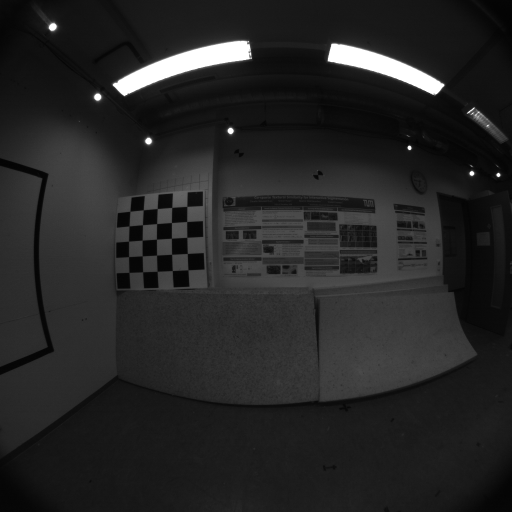
#> input picture opencv/python/t1.png, 512 x 512 px
$ python match_orb.py   (Python 2 division)   (older library calls are emulated)
#> lines starting #> are read from the running program, lines starting #| are printed output that depends on the picture; after the words box and inside, x2 and y2 are one past the last pixel; in counts of white or black regions, pixels touching at a corner belong together; pictures that were not available may be replaced by others from this repository, and a replacement may not be noted
# further information:
# * http://stackoverflow.com/questions/11114349/how-to-visualize-descriptor-matching-using-opencv-module-in-python
# * http://docs.opencv.org/doc/tutorials/features2d/feature_homography/feature_homography.html#feature-homography
# * http://stackoverflow.com/questions/9539473/opencv-orb-not-finding-matches-once-rotation-scale-invariances-are-introduced
# * OpenCV 2 Computer Vision Application Programming Cookbook, Chapter 9
import cv2
import scipy as sp
import numpy as np


ratio = 0.65

""" Clear matches for which NN ratio is > than threshold """
def filter_distance(matches):
    dist = [m.distance for m in matches]
    thres_dist = (sum(dist) / len(dist)) * ratio

    # keep only the reasonable matches
    sel_matches = [m for m in matches if m.distance < thres_dist]
    print '#selected matches:%d (out of %d)' % (len(sel_matches), len(matches))
    return sel_matches

""" keep only symmetric matches """
def filter_asymmetric(matches, matches2):
    sel_matches = []
    for match1 in matches:
        for match2 in matches2:
            if k_ftr[match1.queryIdx] == k_ftr[match2.trainIdx] and k_scene[match1.trainIdx] == k_scene[match2.queryIdx]:
                sel_matches.append(match1)
                break
    return sel_matches

# Todo: filter_ransac

def filter_matches(matches, matches2):
    matches = filter_distance(matches)
    matches2 = filter_distance(matches2)
    return filter_asymmetric(matches, matches2)


img1_path = "t1.png" # "e1.png"
img2_path = "t2.png" # "e2.png"

img_scene = cv2.imread(img1_path, cv2.CV_LOAD_IMAGE_GRAYSCALE)
#> img_scene is the input picture: shape (512, 512); min 3, max 255, mean 37.3
img_ftr = cv2.imread(img2_path, cv2.CV_LOAD_IMAGE_GRAYSCALE)
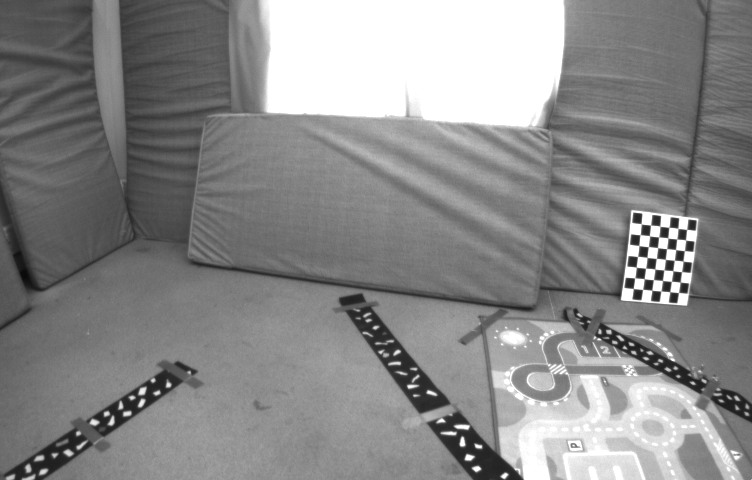
#> input picture opencv/python/e1.png, 752 x 480 px, given in place of t2.png, which was not available
#> img_ftr is the input picture: shape (480, 752); min 9, max 255, mean 136.4

detector = cv2.FeatureDetector_create("ORB") #SURF
descriptor = cv2.DescriptorExtractor_create("ORB") #BRIEF
matcher = cv2.DescriptorMatcher_create("BruteForce-Hamming") #FlannBased #BruteForce-Hamming

# detect keypoints
kp_scene = detector.detect(img_scene)
#> kp_scene = 500 keypoints; strongest (x, y, size): (470, 173, 31), (409, 146, 31), (473, 173, 31), (230, 132, 37.2)
kp_ftr = detector.detect(img_ftr)
#> kp_ftr = 500 keypoints; strongest (x, y, size): (655, 241, 64.3), (676, 275, 53.6), (647, 230, 64.3), (643, 249, 64.3)

print '#keypoints in image1: %d, image2: %d' % (len(kp_scene), len(kp_ftr))
#| #keypoints in image1: 500, image2: 500

# descriptors
k_scene, d_scene = descriptor.compute(img_scene, kp_scene)
#> k_scene has the same summary as kp_scene
k_ftr, d_ftr = descriptor.compute(img_ftr, kp_ftr)
#> k_ftr has the same summary as kp_ftr


print '#keypoints in image1: %d, image2: %d' % (len(d_scene), len(d_ftr))
#| #keypoints in image1: 500, image2: 500

# match the keypoints
matches = matcher.match(d_scene, d_ftr)
#> matches = 500 matches
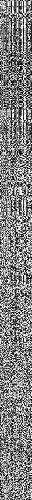
#> d_scene: shape (500, 32); min 0, max 255, mean 129
matches2 = matcher.match(d_ftr, d_scene)
#> matches2 = 500 matches
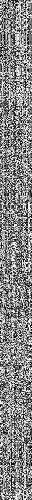
#> d_ftr: shape (500, 32); min 0, max 255, mean 133.4

# visualize the matches
print '#matches:', len(matches)
#| #matches: 500
dist = [m.distance for m in matches]
#> dist = 500 values, max 101 at index 494, min 22 at index 235, mean 71.63

print 'distance: min: %.3f' % min(dist)
#| distance: min: 22.000
print 'distance: mean: %.3f' % (sum(dist) / len(dist))
#| distance: mean: 71.632
print 'distance: max: %.3f' % max(dist)
#| distance: max: 101.000


""" filter matches """

sel_matches = filter_matches(matches,matches2)
#> in filter_distance, `thres_dist = (sum(dist) / len(dist)) * ratio`: thres_dist = 46.56
#> in filter_distance, `sel_matches = [m for m in matches if m.distance < thres_dist]`: sel_matches = 34 matches
#| #selected matches:34 (out of 500)
#> in filter_distance (call 2), `sel_matches = [m for m in matches if m.distance < thres_dist]`: sel_matches = 57 matches
#| #selected matches:57 (out of 500)
#> the loop in filter_asymmetric, `for match1 in matches:` made 34 passes
#> after the loop in filter_asymmetric, `for match1 in matches:`: sel_matches = 24 matches
#> sel_matches = 24 matches


""" localize object """

h_scene, w_scene = img_scene.shape[:2]
#> h_scene = 512; w_scene = 512
h_ftr, w_ftr = img_ftr.shape[:2]
#> h_ftr = 480; w_ftr = 752

ftr =[]
scene = []

for m in sel_matches:
    scene.append(k_scene[m.queryIdx].pt)
    ftr.append(k_ftr[m.trainIdx].pt)
#> this loop made 24 passes
#> after the loop, ftr = 24 items, first 6: (685, 232), (641, 247), (649, 259), (648, 267), (677, 247), (659, 292); scene = 24 items, first 6: (184.3, 218.9), (188.6, 234.7), (168.5, 236.2), (159.8, 237.6), (174.2, 224.6), (159.8, 205.9)

ftr = np.float32(ftr)
#> ftr = 24 rows, first 8: [685, 232], [641, 247], [649, 259], [648, 267], [677, 247], [659, 292], [668, 230], [675, 240]
scene = np.float32(scene)
#> scene = 24 rows, first 8: [184.3, 218.9], [188.6, 234.7], [168.5, 236.2], [159.8, 237.6], [174.2, 224.6], [159.8, 205.9], [182.9, 223.2], [145.4, 223.2]

homography, mask = cv2.findHomography(ftr, scene, cv2.RANSAC)
#> homography = [[-0.204, -0.123, 165.3], [-0.28, -0.165, 225.7], [-0.00124, -0.000735, 1]]; mask = 24 values, max 1 at index 6, min 0 at index 0, mean 0.25
ftr_corners = np.float32([[0, 0], [w_ftr, 0], [w_ftr, h_ftr], [0, h_ftr]]).reshape(1, -1, 2)
#> ftr_corners = [[0, 0], [752, 0], [752, 480], [0, 480]]
corners = np.int32( cv2.perspectiveTransform(ftr_corners, homography).reshape(-1, 2) )
#> corners = [[165, 225], [171, 223], [166, 225], [164, 226]]


""" visualization """

view = sp.zeros((max(h_scene, h_ftr), w_scene + w_ftr, 3), np.uint8)
view[:h_scene, :w_scene, 0] = img_scene
view[:h_ftr, w_scene:, 0] = img_ftr
view[:, :, 1] = view[:, :, 0]
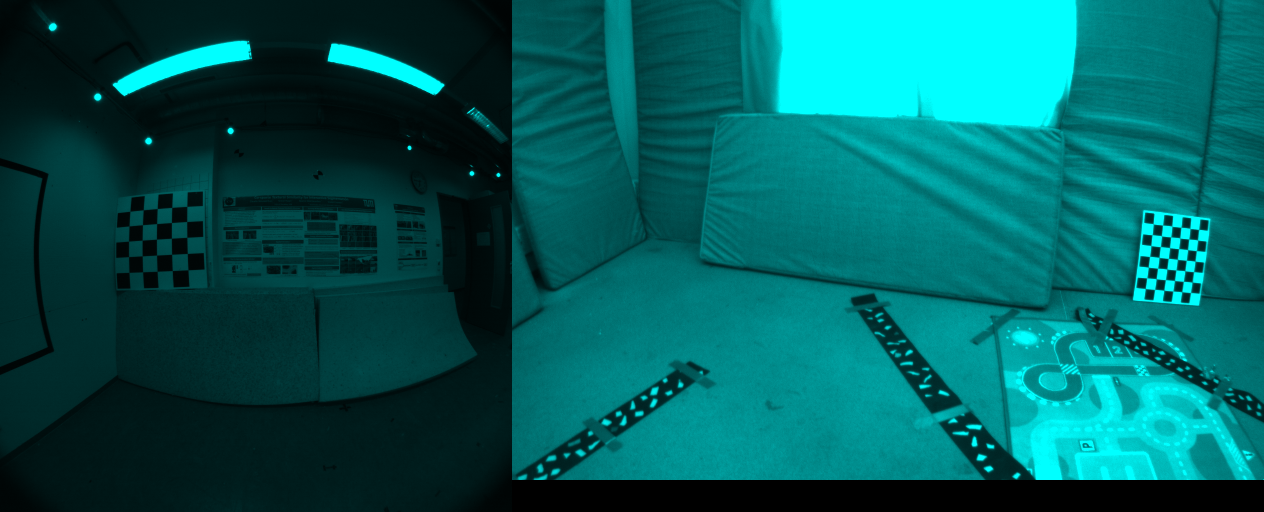
#> view: shape (512, 1264, 3); mean of channels 0, 1, 2 91.2, 91.2, 0; drawn as B, G, R
view[:, :, 2] = view[:, :, 0]
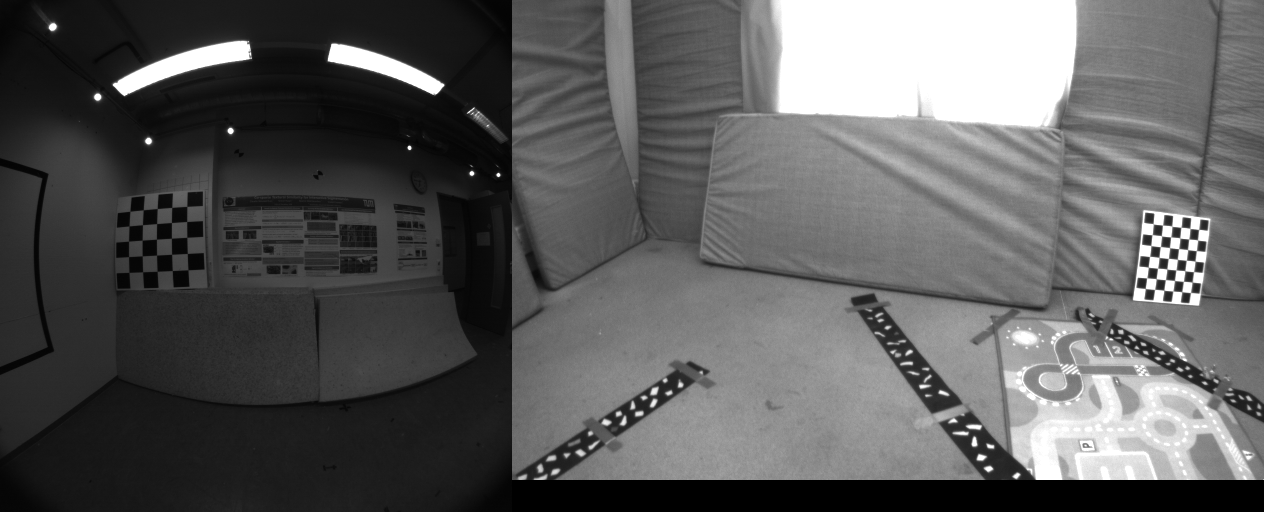
#> view: shape (512, 1264, 3); min 0, max 255, mean 91.2


for m in sel_matches:
    # draw the keypoints
    color = tuple([sp.random.randint(0, 255) for _ in xrange(3)])
    cv2.line(view, (int(k_scene[m.queryIdx].pt[0]), int(k_scene[m.queryIdx].pt[1])),
        (int(k_ftr[m.trainIdx].pt[0] + w_scene), int(k_ftr[m.trainIdx].pt[1])), color, 2)
#> this loop made 24 passes
#> color on passes 1 to 12: (172, 47, 117), (192, 67, 251), (195, 103, 9), (211, 21, 242), (36, 87, 70), (216, 88, 140), (58, 193, 230), (39, 87, 174), (88, 81, 165), (25, 77, 72), (9, 148, 115), (208, 243, 197)
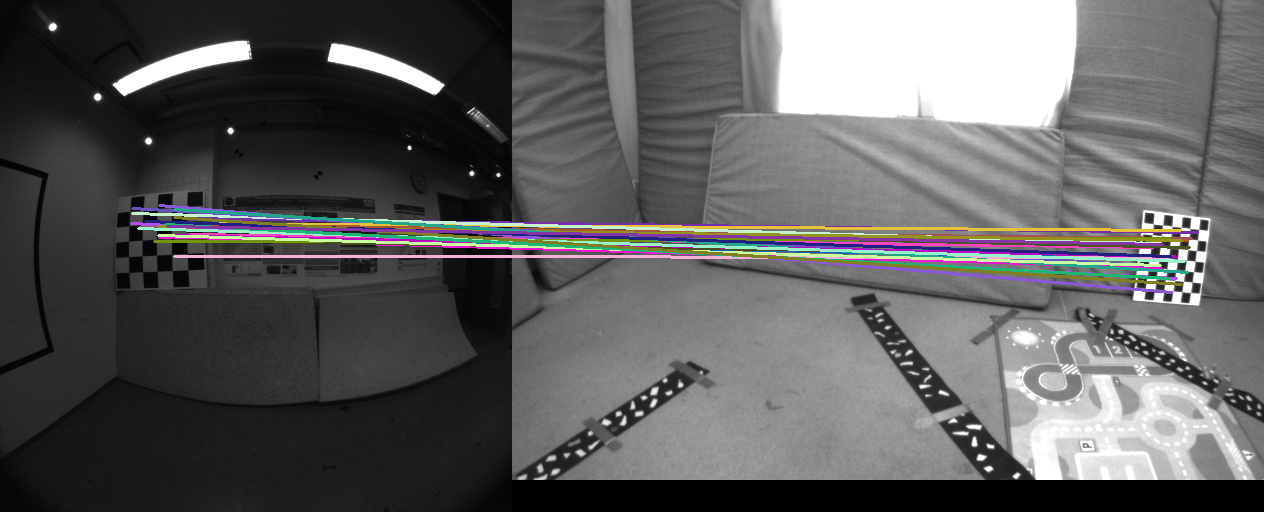
#> view: shape (512, 1264, 3); 5.4% of pixels changed, all inside (x1, y1, x2, y2) = (130, 204, 1199, 294); drawn as B, G, R


cv2.polylines(view, [np.int32([c+[w_scene,0] for c in ftr_corners])], True, (0, 255, 0), 2)
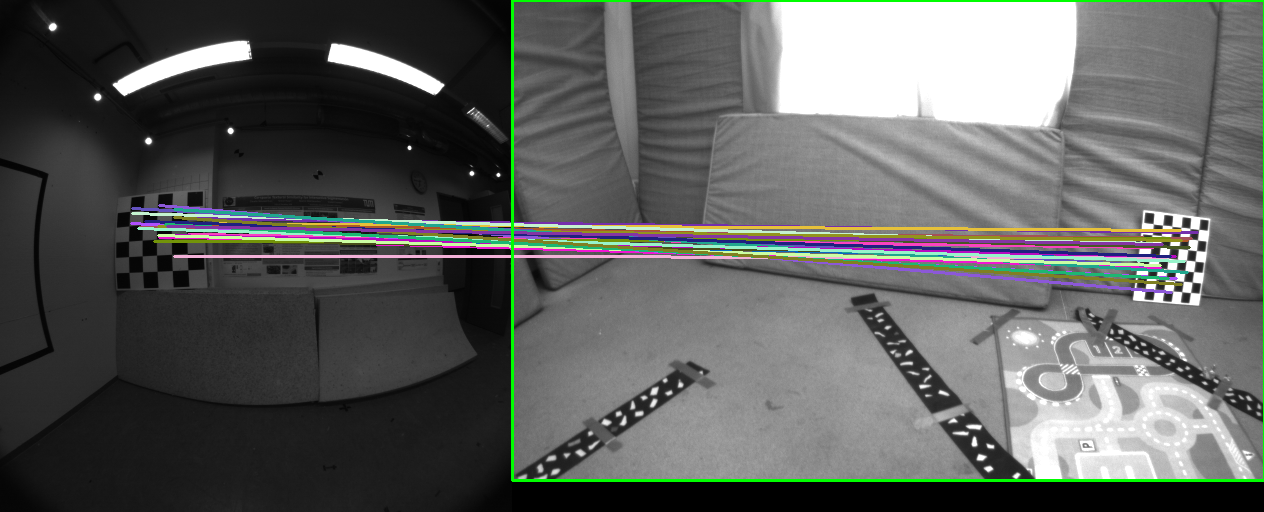
#> view: shape (512, 1264, 3); 0.88% of pixels changed, all inside (x1, y1, x2, y2) = (511, 0, 1264, 482); drawn as B, G, R
cv2.polylines(view, [corners], True, (0, 255, 0), 2)
#> view: shape (512, 1264, 3); under 0.01% of pixels changed, all inside (x1, y1, x2, y2) = (163, 222, 173, 228)

#cv2.imshow("view", view)
cv2.imwrite("output.jpg", view)
#cv2.waitKey()
